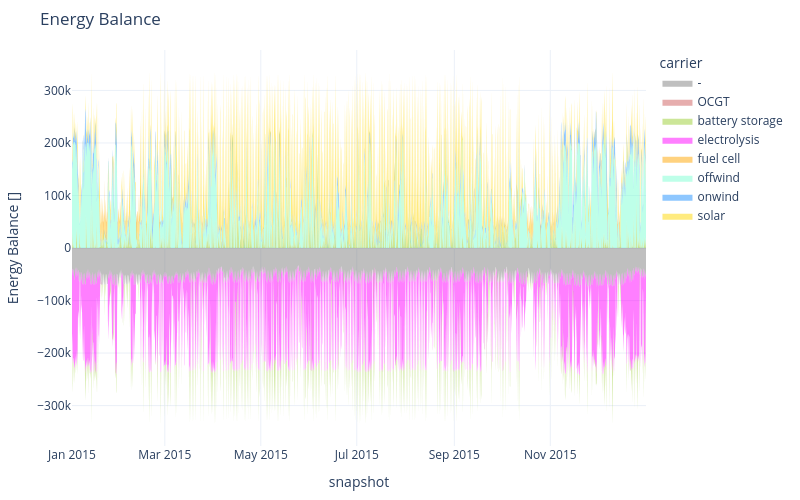

Notebook source saved alongside this figure:
### Markdown cell above
The energy balance we can now inspect by different bus carriers:

### Code cell
n.statistics.energy_balance.iplot.area(bus_carrier="electricity")

### Figure 1 — Plotly figure (JSON) as saved in the notebook; plotly's stock layout.template omitted (floating-point values rounded to 4 significant figures; data arrays with more than 128 entries replaced by an {"elided": "..."} marker saying what was removed)
{"data": [{"fillpattern": {"shape": ""}, "hovertemplate": "carrier=battery storage<br>snapshot=%{x}<br>Energy Balance []=%{y}<extra></extra>", "legendgroup": "battery storage", "line": {"color": "yellowgreen", "width": 0}, "marker": {"symbol": "circle"}, "mode": "lines", "name": "battery storage", "orientation": "v", "showlegend": false, "stackgroup": "positive", "type": "scatter", "x": {"elided": "751 str values"}, "xaxis": "x", "y": {"elided": "751 float values"}, "yaxis": "y"}, {"fillpattern": {"shape": ""}, "hovertemplate": "carrier=offwind<br>snapshot=%{x}<br>Energy Balance []=%{y}<extra></extra>", "legendgroup": "offwind", "line": {"color": "aquamarine", "width": 0}, "marker": {"symbol": "circle"}, "mode": "lines", "name": "offwind", "orientation": "v", "showlegend": false, "stackgroup": "positive", "type": "scatter", "x": {"elided": "2084 str values"}, "xaxis": "x", "y": {"elided": "2084 float values"}, "yaxis": "y"}, {"fillpattern": {"shape": ""}, "hovertemplate": "carrier=onwind<br>snapshot=%{x}<br>Energy Balance []=%{y}<extra></extra>", "legendgroup": "onwind", "line": {"color": "dodgerblue", "width": 0}, "marker": {"symbol": "circle"}, "mode": "lines", "name": "onwind", "orientation": "v", "showlegend": false, "stackgroup": "positive", "type": "scatter", "x": {"elided": "1899 str values"}, "xaxis": "x", "y": {"elided": "1899 float values"}, "yaxis": "y"}, {"fillpattern": {"shape": ""}, "hovertemplate": "carrier=solar<br>snapshot=%{x}<br>Energy Balance []=%{y}<extra></extra>", "legendgroup": "solar", "line": {"color": "gold", "width": 0}, "marker": {"symbol": "circle"}, "mode": "lines", "name": "solar", "orientation": "v", "showlegend": false, "stackgroup": "positive", "type": "scatter", "x": {"elided": "1141 str values"}, "xaxis": "x", "y": {"elided": "1141 float values"}, "yaxis": "y"}, {"fillpattern": {"shape": ""}, "hovertemplate": "carrier=fuel cell<br>snapshot=%{x}<br>Energy Balance []=%{y}<extra></extra>", "legendgroup": "fuel cell", "line": {"color": "orange", "width": 0}, "marker": {"symbol": "circle"}, "mode": "lines", "name": "fuel cell", "orientation": "v", "showlegend": false, "stackgroup": "positive", "type": "scatter", "x": {"elided": "129 str values"}, "xaxis": "x", "y": {"elided": "129 float values"}, "yaxis": "y"}, {"fillpattern": {"shape": ""}, "hovertemplate": "carrier=-<br>snapshot=%{x}<br>Energy Balance []=%{y}<extra></extra>", "legendgroup": "-", "line": {"color": "gray", "width": 0}, "marker": {"symbol": "circle"}, "mode": "lines", "name": "-", "orientation": "v", "showlegend": false, "stackgroup": "negative", "type": "scatter", "x": {"elided": "2190 str values"}, "xaxis": "x", "y": {"elided": "2190 float values"}, "yaxis": "y"}, {"fillpattern": {"shape": ""}, "hovertemplate": "carrier=electrolysis<br>snapshot=%{x}<br>Energy Balance []=%{y}<extra></extra>", "legendgroup": "electrolysis", "line": {"color": "magenta", "width": 0}, "marker": {"symbol": "circle"}, "mode": "lines", "name": "electrolysis", "orientation": "v", "showlegend": false, "stackgroup": "negative", "type": "scatter", "x": {"elided": "1675 str values"}, "xaxis": "x", "y": {"elided": "1675 float values"}, "yaxis": "y"}, {"fillpattern": {"shape": ""}, "hovertemplate": "carrier=battery storage<br>snapshot=%{x}<br>Energy Balance []=%{y}<extra></extra>", "legendgroup": "battery storage", "line": {"color": "yellowgreen", "width": 0}, "marker": {"symbol": "circle"}, "mode": "lines", "name": "battery storage", "orientation": "v", "showlegend": false, "stackgroup": "negative", "type": "scatter", "x": {"elided": "527 str values"}, "xaxis": "x", "y": {"elided": "527 float values"}, "yaxis": "y"}, {"fillpattern": {"shape": ""}, "hovertemplate": "carrier=-<br>snapshot=%{x}<br>Energy Balance []=%{y}<extra></extra>", "legendgroup": "-", "line": {"color": "gray", "width": 0}, "marker": {"symbol": "circle"}, "mode": "lines", "name": "-", "orientation": "v", "showlegend": true, "stackgroup": "1", "type": "scatter", "x": ["2015-12-31T20:00:00.000000000"], "xaxis": "x", "y": [NaN], "yaxis": "y"}, {"fillpattern": {"shape": ""}, "hovertemplate": "carrier=OCGT<br>snapshot=%{x}<br>Energy Balance []=%{y}<extra></extra>", "legendgroup": "OCGT", "line": {"color": "indianred", "width": 0}, "marker": {"symbol": "circle"}, "mode": "lines", "name": "OCGT", "orientation": "v", "showlegend": true, "stackgroup": "1", "type": "scatter", "x": ["2015-12-31T20:00:00.000000000"], "xaxis": "x", "y": [NaN], "yaxis": "y"}, {"fillpattern": {"shape": ""}, "hovertemplate": "carrier=battery storage<br>snapshot=%{x}<br>Energy Balance []=%{y}<extra></extra>", "legendgroup": "battery storage", "line": {"color": "yellowgreen", "width": 0}, "marker": {"symbol": "circle"}, "mode": "lines", "name": "battery storage", "orientation": "v", "showlegend": true, "stackgroup": "1", "type": "scatter", "x": ["2015-12-31T20:00:00.000000000"], "xaxis": "x", "y": [NaN], "yaxis": "y"}, {"fillpattern": {"shape": ""}, "hovertemplate": "carrier=electrolysis<br>snapshot=%{x}<br>Energy Balance []=%{y}<extra></extra>", "legendgroup": "electrolysis", "line": {"color": "magenta", "width": 0}, "marker": {"symbol": "circle"}, "mode": "lines", "name": "electrolysis", "orientation": "v", "showlegend": true, "stackgroup": "1", "type": "scatter", "x": ["2015-12-31T20:00:00.000000000"], "xaxis": "x", "y": [NaN], "yaxis": "y"}, {"fillpattern": {"shape": ""}, "hovertemplate": "carrier=fuel cell<br>snapshot=%{x}<br>Energy Balance []=%{y}<extra></extra>", "legendgroup": "fuel cell", "line": {"color": "orange", "width": 0}, "marker": {"symbol": "circle"}, "mode": "lines", "name": "fuel cell", "orientation": "v", "showlegend": true, "stackgroup": "1", "type": "scatter", "x": ["2015-12-31T20:00:00.000000000"], "xaxis": "x", "y": [NaN], "yaxis": "y"}, {"fillpattern": {"shape": ""}, "hovertemplate": "carrier=offwind<br>snapshot=%{x}<br>Energy Balance []=%{y}<extra></extra>", "legendgroup": "offwind", "line": {"color": "aquamarine", "width": 0}, "marker": {"symbol": "circle"}, "mode": "lines", "name": "offwind", "orientation": "v", "showlegend": true, "stackgroup": "1", "type": "scatter", "x": ["2015-12-31T20:00:00.000000000"], "xaxis": "x", "y": [NaN], "yaxis": "y"}, {"fillpattern": {"shape": ""}, "hovertemplate": "carrier=onwind<br>snapshot=%{x}<br>Energy Balance []=%{y}<extra></extra>", "legendgroup": "onwind", "line": {"color": "dodgerblue", "width": 0}, "marker": {"symbol": "circle"}, "mode": "lines", "name": "onwind", "orientation": "v", "showlegend": true, "stackgroup": "1", "type": "scatter", "x": ["2015-12-31T20:00:00.000000000"], "xaxis": "x", "y": [NaN], "yaxis": "y"}, {"fillpattern": {"shape": ""}, "hovertemplate": "carrier=solar<br>snapshot=%{x}<br>Energy Balance []=%{y}<extra></extra>", "legendgroup": "solar", "line": {"color": "gold", "width": 0}, "marker": {"symbol": "circle"}, "mode": "lines", "name": "solar", "orientation": "v", "showlegend": true, "stackgroup": "1", "type": "scatter", "x": ["2015-12-31T20:00:00.000000000"], "xaxis": "x", "y": [NaN], "yaxis": "y"}], "layout": {"height": 500, "hovermode": "x", "legend": {"title": {"text": "carrier"}, "tracegroupgap": 0}, "margin": {"b": 50, "l": 50, "r": 50, "t": 50}, "title": {"text": "Energy Balance"}, "width": 800, "xaxis": {"anchor": "y", "domain": [0, 1], "title": {"text": "snapshot"}}, "yaxis": {"anchor": "x", "domain": [0, 1], "title": {"text": "Energy Balance []"}}}}
